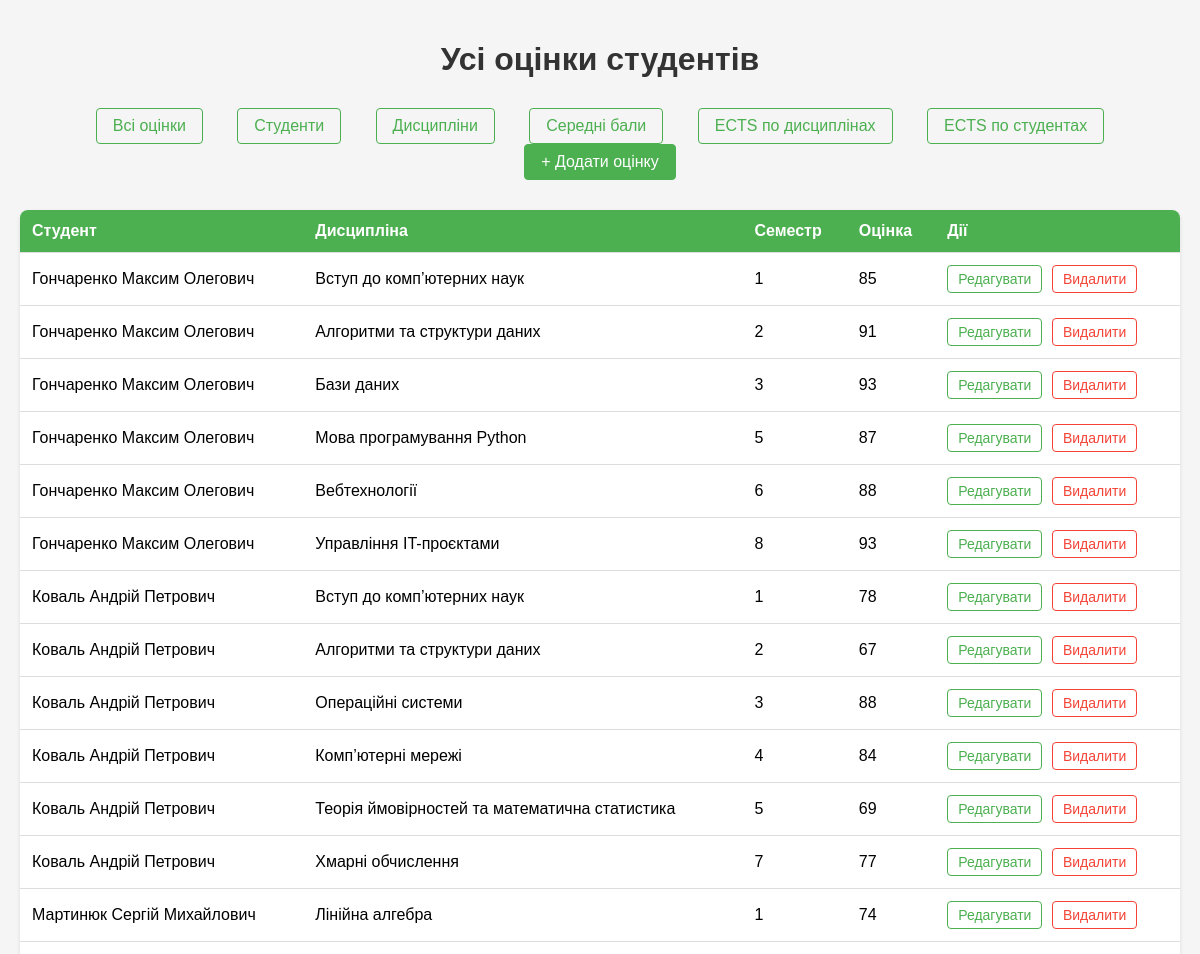
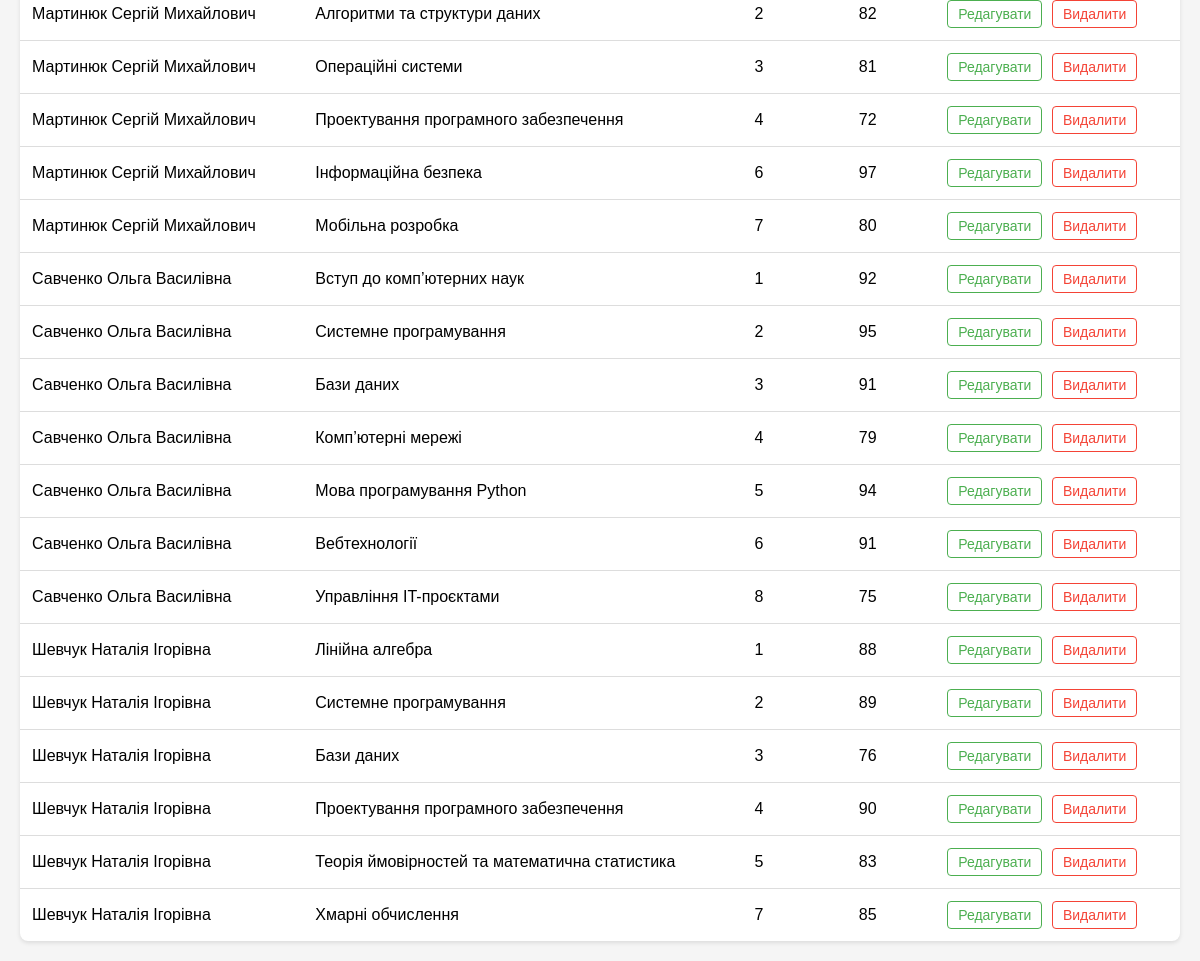
/points (signed in), run on the app's committed database (2 pictures, top to bottom).
### tables this page shows
CREATE TABLE "points" (
	"id"	INTEGER NOT NULL,
	"id_course"	INTEGER NOT NULL,
	"id_student"	INTEGER NOT NULL,
	"value"	INTEGER,
	PRIMARY KEY("id" AUTOINCREMENT),
	FOREIGN KEY("id_course") REFERENCES "course"("id"),
	FOREIGN KEY("id_student") REFERENCES "student"("id")
);

CREATE TABLE "student" (
	"id"	INTEGER NOT NULL,
	"name"	TEXT NOT NULL,
	PRIMARY KEY("id" AUTOINCREMENT)
);

CREATE TABLE "course" (
	"id"	INTEGER NOT NULL,
	"title"	TEXT NOT NULL,
	"semester"	INTEGER NOT NULL,
	PRIMARY KEY("id" AUTOINCREMENT)
);

### simple_flask_app.py (the view)
@app.route("/points")
def points():
    if not is_authenticated(): return redirect(url_for("login"))
    conn = get_db_connection()
    grades = conn.execute('''
        SELECT p.id, s.name as student, c.title as course, c.semester, p.value
        FROM points p
        JOIN student s ON p.id_student = s.id
        JOIN course c ON p.id_course = c.id
        ORDER BY s.name, c.semester, c.title
    ''').fetchall()
    conn.close()
    return render_template("points.html", grades=grades)

### simple_flask_app.py (called while the page is built)
def get_db_connection():
    conn = sqlite3.connect(DB_NAME)
    conn.row_factory = sqlite3.Row
    return conn

def is_authenticated():
    session_id = request.cookies.get("session_id")
    return session_id in SESSION_STORAGE

@app.after_request
def apply_csp(response):
    response.headers["Content-Security-Policy"] = "script-src 'self'"
    return response

### templates/points.html (shortened to what this page needs)
<!DOCTYPE html>
<html lang="uk">
<head>
</head>
<body>
    <h1>Усі оцінки студентів</h1>
    <div class="nav-links">
        <a href="{{ url_for('points') }}">Всі оцінки</a>
        <a href="{{ url_for('students') }}">Студенти</a>
        <a href="{{ url_for('courses') }}">Дисципліни</a>
        <a href="{{ url_for('average_grades') }}">Середні бали</a>
        <a href="{{ url_for('ects_grades') }}">ECTS по дисциплінах</a>
        <a href="{{ url_for('ects_students') }}">ECTS по студентах</a>
        <a href="{{ url_for('add_grade') }}" style="background-color: #4CAF50; color: white;">+ Додати оцінку</a>
    </div>
    {% if grades %}
    <table>
        <thead>
            <tr>
                <th>Студент</th>
                <th>Дисципліна</th>
                <th>Семестр</th>
                <th>Оцінка</th>
                <th>Дії</th>
            </tr>
        </thead>
        <tbody>
            {% for grade in grades %}
            <tr>
                <td>{{ grade[1] }}</td>
                <td>{{ grade[2] }}</td>
                <td>{{ grade[3] }}</td>
                <td>{{ grade[4] if grade[4] is not none else '-' }}</td>
                <td class="actions-cell">
                    <a href="{{ url_for('edit_grade', grade_id=grade[0]) }}" class="edit-link">
                        Редагувати
                    </a>
                    <a href="#" onclick="confirmDelete({{ grade[0] }}, '{{ grade[1]|replace("'", "\\'") }}', '{{ grade[2]|replace("'", "\\'") }}', {% if grade[4] is not none %}{{ grade[4] }}{% else %}null{% endif %}); return false;" class="delete-link">
                        Видалити
                    </a>
                </td>
            </tr>
            {% endfor %}
        </tbody>
    </table>
    {% else %}
    <div class="no-data">
        <p>Поки що немає жодних оцінок у базі даних.</p>
    </div>
    {% endif %}
</body>
</html>

### templates/points.html (style rules this page uses)
body { font-family: Arial, sans-serif; max-width: 1200px; margin: 0 auto; padding: 20px; background-color: #f5f5f5; }
h1 { color: #333; text-align: center; margin-bottom: 30px; }
.nav-links { text-align: center; margin-bottom: 30px; }
.nav-links a { color: #4CAF50; text-decoration: none; margin: 0 15px; padding: 8px 16px; border: 1px solid #4CAF50; border-radius: 4px; display: inline-block; }
table { width: 100%; border-collapse: collapse; background-color: white; box-shadow: 0 2px 4px rgba(0,0,0,0.1); border-radius: 8px; overflow: hidden; }
th, td { padding: 12px; text-align: left; border-bottom: 1px solid #ddd; }
th { background-color: #4CAF50; color: white; font-weight: bold; }
tr:last-child td { border-bottom: none; }
.edit-link { color: #4CAF50; text-decoration: none; padding: 5px 10px; border: 1px solid #4CAF50; border-radius: 4px; display: inline-block; font-size: 14px; transition: all 0.2s; }
.delete-link { color: #f44336; text-decoration: none; padding: 5px 10px; border: 1px solid #f44336; border-radius: 4px; display: inline-block; font-size: 14px; transition: all 0.2s; margin-left: 5px; }
.actions-cell { white-space: nowrap; }

### data on the page
points: name "Гончаренко Максим Олегович", title "Вступ до комп’ютерних наук", semester "1", value "85"
points: name "Гончаренко Максим Олегович", title "Алгоритми та структури даних", semester "2", value "91"
points: name "Гончаренко Максим Олегович", title "Бази даних", semester "3", value "93"
points: name "Гончаренко Максим Олегович", title "Мова програмування Python", semester "5", value "87"
points: name "Гончаренко Максим Олегович", title "Вебтехнології", semester "6", value "88"
points: name "Гончаренко Максим Олегович", title "Управління IT-проєктами", semester "8", value "93"
points: name "Коваль Андрій Петрович", title "Вступ до комп’ютерних наук", semester "1", value "78"
points: name "Коваль Андрій Петрович", title "Алгоритми та структури даних", semester "2", value "67"
points: name "Коваль Андрій Петрович", title "Операційні системи", semester "3", value "88"
points: name "Коваль Андрій Петрович", title "Комп’ютерні мережі", semester "4", value "84"
points: name "Коваль Андрій Петрович", title "Теорія ймовірностей та математична статистика", semester "5", value "69"
points: name "Коваль Андрій Петрович", title "Хмарні обчислення", semester "7", value "77"
points: name "Мартинюк Сергій Михайлович", title "Лінійна алгебра", semester "1", value "74"
points: name "Мартинюк Сергій Михайлович", title "Алгоритми та структури даних", semester "2", value "82"
points: name "Мартинюк Сергій Михайлович", title "Операційні системи", semester "3", value "81"
points: name "Мартинюк Сергій Михайлович", title "Проектування програмного забезпечення", semester "4", value "72"
points: name "Мартинюк Сергій Михайлович", title "Інформаційна безпека", semester "6", value "97"
points: name "Мартинюк Сергій Михайлович", title "Мобільна розробка", semester "7", value "80"
points: name "Савченко Ольга Василівна", title "Вступ до комп’ютерних наук", semester "1", value "92"
points: name "Савченко Ольга Василівна", title "Системне програмування", semester "2", value "95"
points: name "Савченко Ольга Василівна", title "Бази даних", semester "3", value "91"
points: name "Савченко Ольга Василівна", title "Комп’ютерні мережі", semester "4", value "79"
points: name "Савченко Ольга Василівна", title "Мова програмування Python", semester "5", value "94"
points: name "Савченко Ольга Василівна", title "Вебтехнології", semester "6", value "91"
points: name "Савченко Ольга Василівна", title "Управління IT-проєктами", semester "8", value "75"
points: name "Шевчук Наталія Ігорівна", title "Лінійна алгебра", semester "1", value "88"
points: name "Шевчук Наталія Ігорівна", title "Системне програмування", semester "2", value "89"
points: name "Шевчук Наталія Ігорівна", title "Бази даних", semester "3", value "76"
points: name "Шевчук Наталія Ігорівна", title "Проектування програмного забезпечення", semester "4", value "90"
points: name "Шевчук Наталія Ігорівна", title "Теорія ймовірностей та математична статистика", semester "5", value "83"
points: name "Шевчук Наталія Ігорівна", title "Хмарні обчислення", semester "7", value "85"
